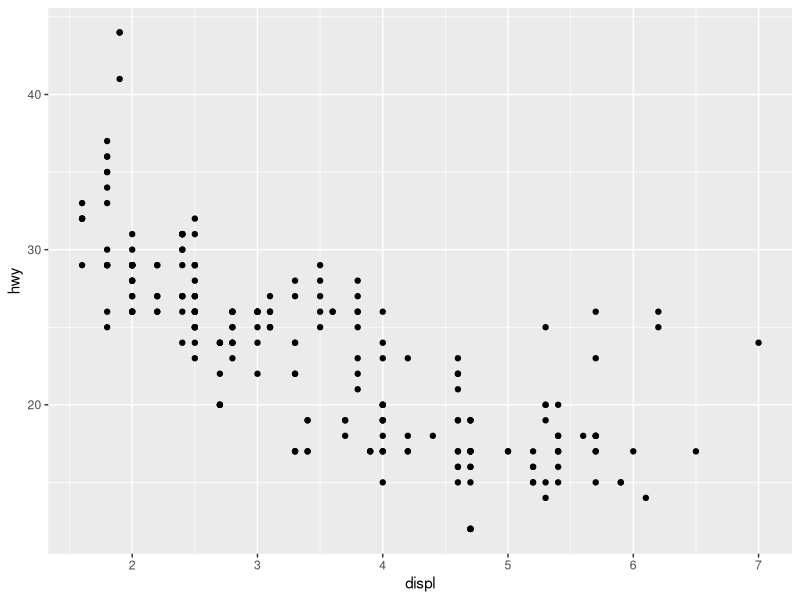
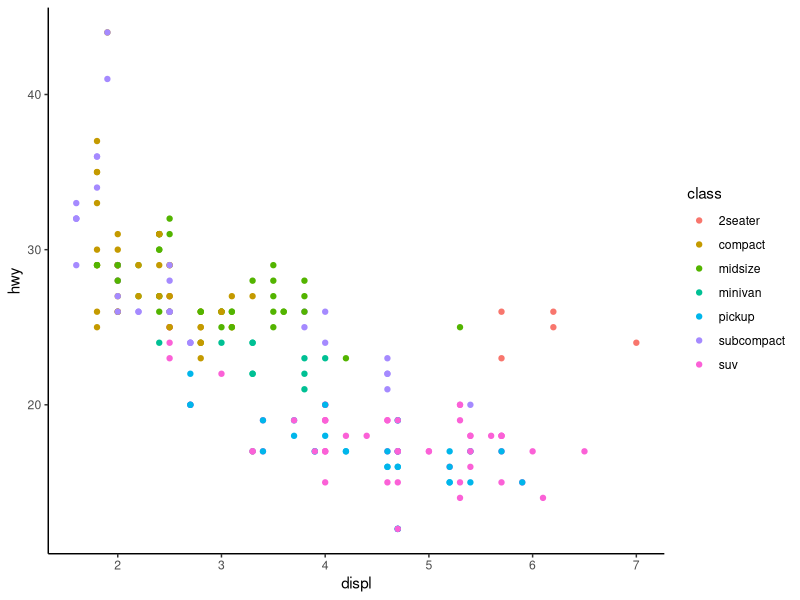
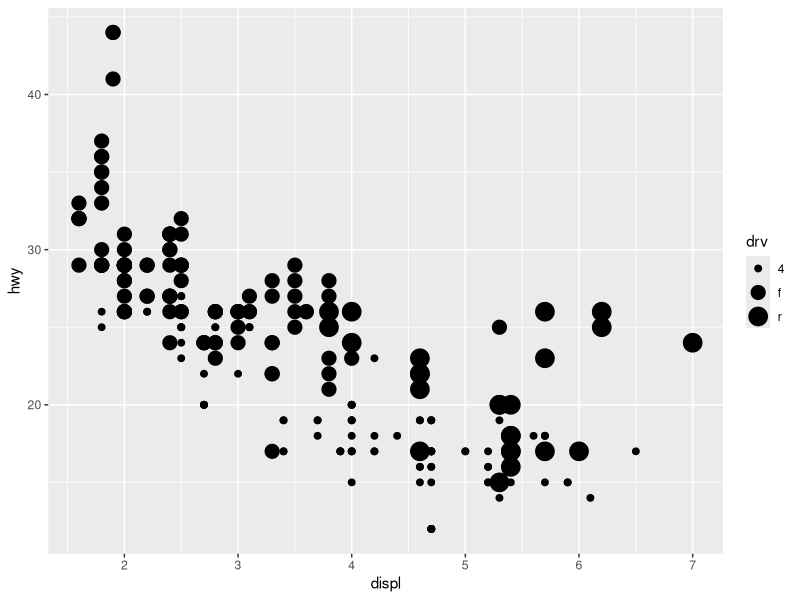
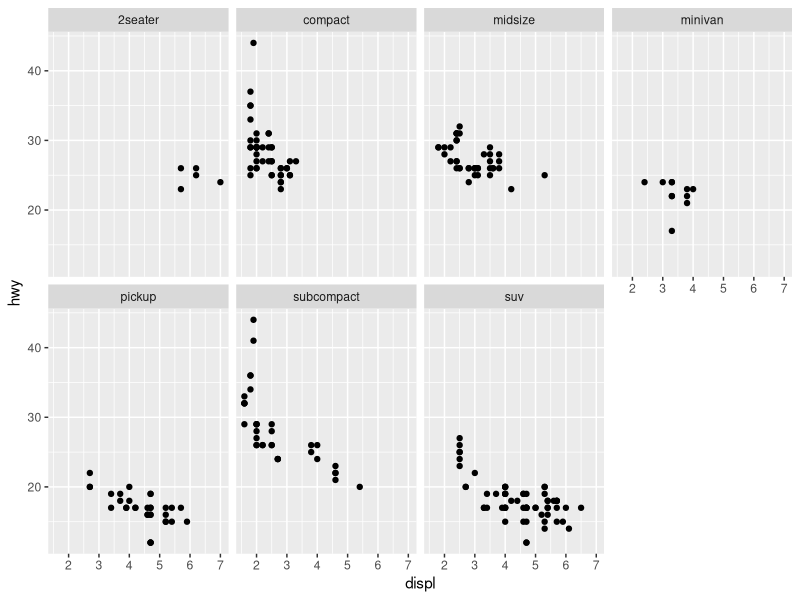
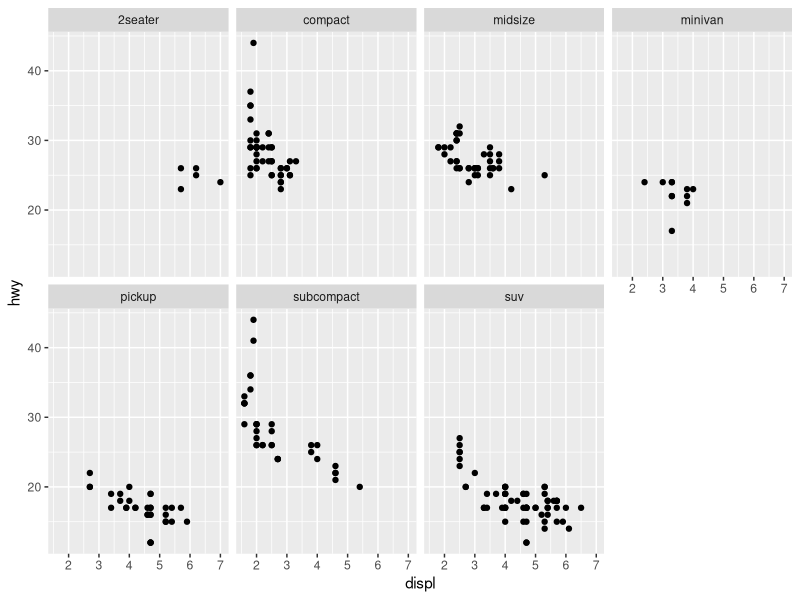
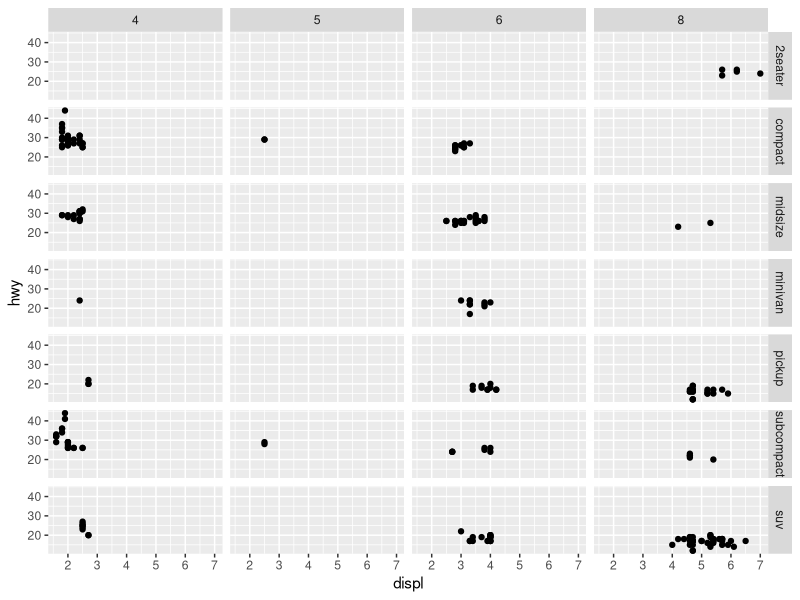
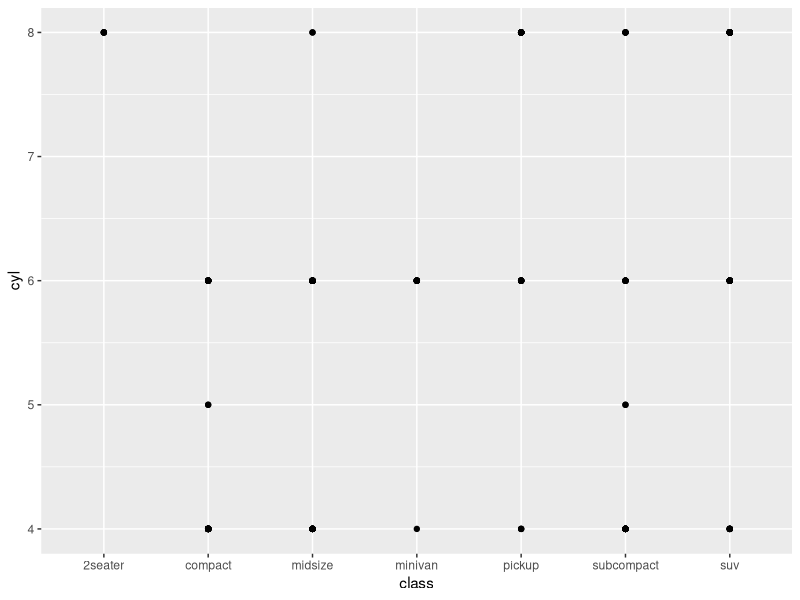
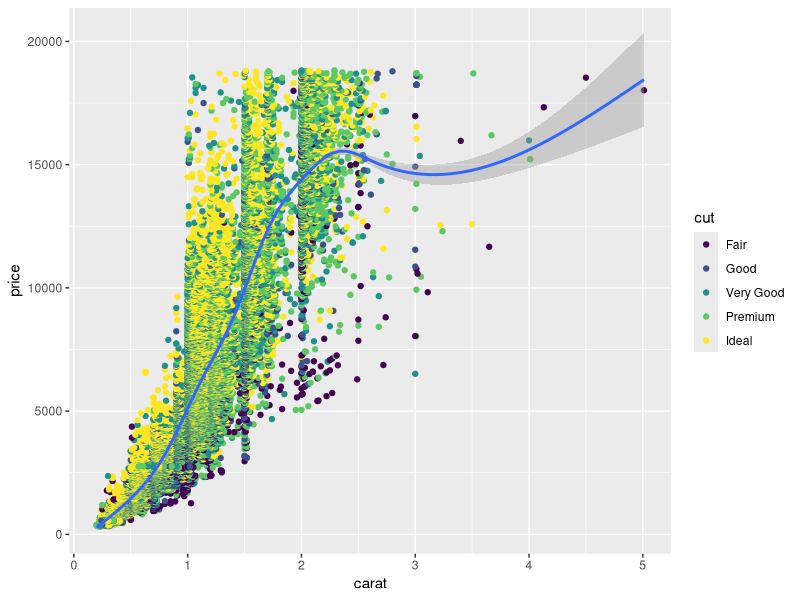

Recreate these plots in R, in order.
# run these two lines first to install and load the tidyverse package:
install.packages("tidyverse")
library(tidyverse)
 
# 1. Learn more about the mpg dataset. Run the following code:

?mpg

# 2. Examine the first few rows of the mpg data set. Run the following code:

head(mpg)

# 3. Create a scatterplot with ggplot2, plotting engine displacement on the X-axis 
# and highway mileage on the Y-axis. Run:
## Make sure to put the "+" sign at the end of the line, not at beginning of next line

ggplot(data = mpg) + 
  geom_point(mapping = aes(x = displ, y = hwy))

# 4. Create a scatterplot plotting the number of cylinders (cyl) as x and highway mileage (hwy) on the y-axis. 
# Type the code in the lines below. Run the code to test it!



# 5. Make a scatterplot of disp=x and hwy=y with class mapped to the color aesthetic. Run:

ggplot(data = mpg) + 
  geom_point(mapping = aes(x = displ, y = hwy, color = class)) + theme_classic()

# 6. Make the same scatterplot as the previous example, but map drv to color.
# Type the code in the lines below. Then run the code to test it.



# 7. Substitute another aesthetic in place of color (size, shape, or alpha). 
#Run the code:

ggplot(data = mpg) + 
  geom_point(mapping = aes(x = displ, y = hwy, size = drv))

# 8. Facet_wrap() creates subplots. Run this code to see what faceting does:

ggplot(data = mpg) + 
  geom_point(mapping = aes(x = displ, y = hwy)) + 
  facet_wrap(~ class, nrow = 2)

# 9. Practice Faceting. Substitute out class for another variable 
# in the dataset. Ex: trans, drive, or cyl. Run the code!

ggplot(data = mpg) + 
  geom_point(mapping = aes(x = displ, y = hwy)) + 
  facet_wrap(~ class, nrow = 2)

# 10. Facet grids allow for an extra dimension of faceting. Run this code to see what facet_grid() does:

ggplot(data = mpg) + 
  geom_point(mapping = aes(x = displ, y = hwy)) + 
  facet_grid(class ~ cyl)

# Compare above result with the code below. What do the empty cells in the above graph mean?
ggplot(data = mpg) +
  geom_point(mapping = aes(x = class, y = cyl))

# 11. Apply what you have learned! Create a chart with the diamonds data set using ggplot2.
# Get to know the dataset first using ?diamonds and head(diamonds) commands
# Decide on aesthetic mappings and whether you want to facet your chart.
# Type the code below:

?diamonds
head(diamonds)


# 12. Adding multiple layers to a graph. Run this code:

ggplot(data = diamonds) + 
  geom_point(mapping = aes(x = carat, y = price, color=cut)) +
  geom_smooth(mapping = aes(x = carat, y = price))


# 13. What is the difference between # 12 and this code? Run it to see:

ggplot(data = diamonds, mapping = aes(x = carat, y = price)) + 
  geom_point(aes(color=cut)) +
  geom_smooth()


# 14. Now use the shorthand method to make the following code more efficient: 

ggplot(data = diamonds) + 
  geom_point(mapping = aes(x = carat, y = price, color=clarity)) +
  geom_smooth(mapping = aes(x = carat, y = price))

# Type the shorthand version here:



# 15. Position adjustments. Run the following code to see the effect of alpha = 1/5 and position = "jitter"
ggplot(data =diamonds, mapping = aes(carat, price)) + 
  geom_point(mapping = aes(color=clarity, alpha=1/5), position="jitter") +
  geom_smooth()

# 16. Bar chart example. Run this example in the code to create a bar chart:

ggplot(data = diamonds) +
  geom_bar(mapping = aes(x = cut))


# 17. Now create a bar chart with x = clarity. 


# 18. Add labels to inform your audience about the graph 
ggplot(mpg, aes(displ, hwy)) +
  geom_point(aes(color = class)) +
  geom_smooth(se = FALSE) +
  labs(
    title = "Fuel efficiency generally decreases with engine size",
    subtitle = "Two seaters (sports cars) are an exception because of their light weight",
    caption = "Data from fueleconomy.gov"
  )

# 19. In the previous example, add x = "Engine displacement (L)", y = "Highway fuel economy (mpg)", and colour = "Car type" in the lab


# 20. Save plot using ggsave(). Assign graph to a variable name.
# Reference: http://ggplot2.tidyverse.org/reference/ggsave.html 
# Run this code:

my_graph <-ggplot(mpg, aes(displ, hwy)) +
  geom_point(aes(color = class)) +
  geom_smooth(se = FALSE) +
  labs(
    title = "Fuel efficiency generally decreases with engine size",
    subtitle = "Two seaters (sports cars) are an exception because of their light weight",
    caption = "Data from fueleconomy.gov",
    x = "Engine displacement (L)",
    y = "Highway fuel economy (mpg)",
    colour = "Car type"
  ) 

my_graph #print the graph to see it

# Exercise 21. Use a basic ggsave function to save graph as a .PNG file

ggsave("graph.png", my_graph) # this will save the image file to your current working directory. If you want to save to a different place, add path information before the file name. Ex: "~/Documents/Project_Folder/graph.png"

# Exercise 22. Re-save graph as a different size in order to see it all. Units are in inches

ggsave("graph_resized.png", my_graph, width = 5, height = 5, units = "in")

# Exercise 23. Save to publication-quality .tiff file

ggsave("graph.tiff", my_graph, width=5, height=5, units="in", dpi=600)   

# Advanced labeling example: this example shows how to label a stacked bar chart
# Label the total number of cars from each manufacturer in the mpg dataset and place 
# those labels in a bar plot showing proportion of different classes for each manufacturer..

manufacturer <- mpg$manufacturer  # creates a variable "manufacturer" that is the manufacturer column in the data frame

total_cars = as.data.frame(count(mpg, manufacturer, y=1))  # counts the total cars per manufacturer. Also creates a y column with value 1 for each row.

total_cars

ggplot(mpg, aes(x=manufacturer)) + 
  geom_bar(aes(fill=class), position="fill") +
  scale_y_continuous(name="proportion") + 
  geom_text(data=total_cars, aes(x=manufacturer, y=y, label=n), size=4, vjust = -0.2)

# Advanced exercise: Now create a similar bar plot using the diamonds dataset 
# labeling the total number of diamonds for each type of clarity and showing the 
# proportion of their cut types.
